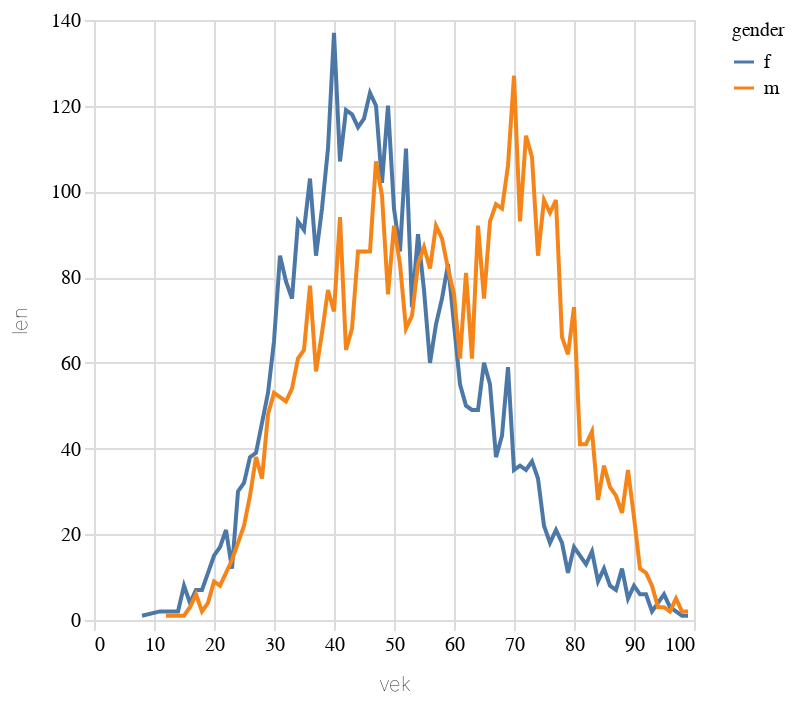

The cell this chart's notebook holds for it:
### Code cell
alt.Chart(cr2b.filter(pl.col('gender').is_in(['m','f'])).to_pandas()).mark_line().encode(alt.X("vek"),alt.Y("len"),alt.Color("gender"))

### Figure 1 — Vega-Lite specification as saved in the notebook (floating-point values rounded to 4 significant figures; data arrays with more than 128 entries replaced by an {"elided": "..."} marker saying what was removed)
{"config": {"title": {"font": "Noticia Text", "fontSize": 14, "anchor": "start", "lineHeight": 21, "fontWeight": "bolder", "subtitleFont": "Noticia Text", "subtitleFontSize": 12, "subtitlePadding": 12, "dy": -12}, "axis": {"labelFont": "Asap", "titleFont": "Asap", "fontWeight": "lighter", "titleFontWeight": "lighter", "labelFontSize": 10, "titleFontSize": 10, "labelPadding": 2, "titlePadding": 10, "domainOpacity": 0, "tickColor": "#DCDDD6"}, "legend": {"labelFont": "Asap", "labelFontWeight": "normal", "titleFont": "Asap", "titleFontWeight": "normal", "labelFontSize": 10, "titleFontSize": 10}}, "data": {"name": "data-16f1b9dfb7e89cb63342dfccfb10495f"}, "mark": {"type": "line"}, "encoding": {"color": {"field": "gender", "type": "nominal"}, "x": {"field": "vek", "type": "quantitative"}, "y": {"field": "len", "type": "quantitative"}}, "$schema": "https://vega.github.io/schema/vega-lite/v5.8.0.json", "datasets": {"data-16f1b9dfb7e89cb63342dfccfb10495f": {"elided": "173 records"}}}
